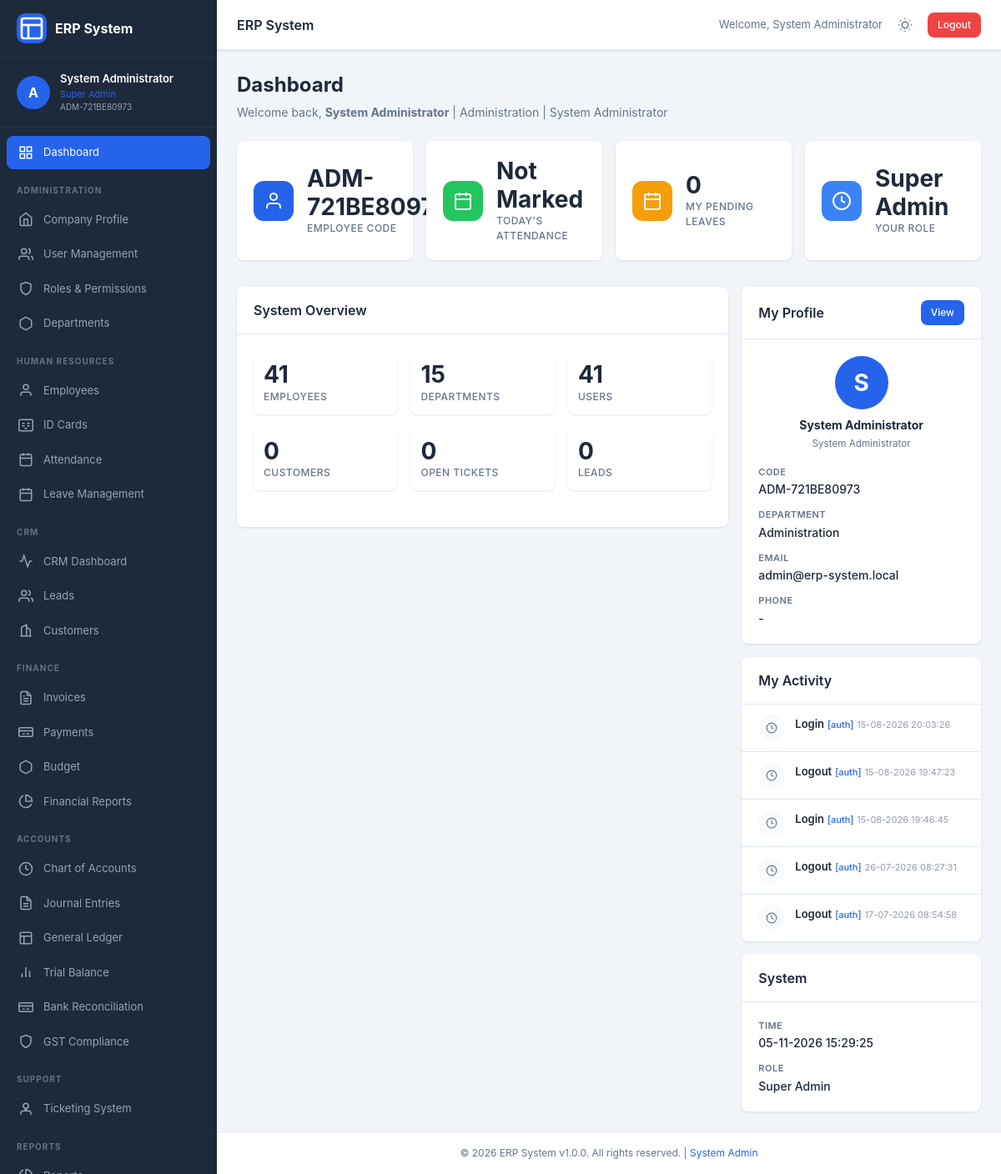
/dashboard.php (signed in), run on the app's committed database.
### tables this page shows
CREATE TABLE users (
                id INTEGER PRIMARY KEY AUTOINCREMENT,
                username TEXT UNIQUE NOT NULL,
                password_hash TEXT NOT NULL,
                employee_code TEXT UNIQUE NOT NULL,
                email TEXT,
                phone TEXT,
                role_id INTEGER,
                is_active INTEGER DEFAULT 1,
                login_attempts INTEGER DEFAULT 0,
                locked_until TEXT,
                last_login TEXT,
                created_at TEXT DEFAULT (datetime('now','localtime')),
                updated_at TEXT DEFAULT (datetime('now','localtime')),
                FOREIGN KEY (role_id) REFERENCES roles(id)
            );

CREATE TABLE employees (
                id INTEGER PRIMARY KEY AUTOINCREMENT,
                user_id INTEGER UNIQUE,
                employee_code TEXT UNIQUE NOT NULL,
                first_name TEXT NOT NULL,
                last_name TEXT NOT NULL,
                middle_name TEXT,
                date_of_birth TEXT,
                gender TEXT,
                marital_status TEXT,
                blood_group TEXT,
                nationality TEXT DEFAULT 'Indian',
                religion TEXT,
                department TEXT,
                designation TEXT,
                date_of_joining TEXT,
                employment_type TEXT,
                work_location TEXT,
                reporting_to TEXT,
                shift_timing TEXT,
                weekly_off TEXT,
                aadhar_number_encrypted TEXT,
                aadhar_photo TEXT,
                pan_number_encrypted TEXT,
                pan_photo TEXT,
                passport_photo TEXT,
                phone_number TEXT,
                alternate_phone TEXT,
                personal_email TEXT,
                official_email TEXT,
                emergency_contact_name TEXT,
                emergency_contact_phone TEXT,
                emergency_contact_relation TEXT,
                address_aadhar TEXT,
                address_permanent TEXT,
                address_current TEXT,
                city TEXT,
                state TEXT,
                pincode TEXT,
                highest_education TEXT,
                university TEXT,
                year_of_passing TEXT,
                previous_company TEXT,
                previous_designation TEXT,
                years_of_experience TEXT,
                skills TEXT,
                bank_name TEXT,
                bank_account_number_encrypted TEXT,
                ifsc_code TEXT,
                bank_branch TEXT,
                uan_number_encrypted TEXT,
                esic_number_encrypted TEXT,
                is_active INTEGER DEFAULT 1,
                created_at TEXT DEFAULT (datetime('now','localtime')),
                updated_at TEXT DEFAULT (datetime('now','localtime')),
                FOREIGN KEY (user_id) REFERENCES users(id)
            );

CREATE TABLE roles (
                id INTEGER PRIMARY KEY AUTOINCREMENT,
                role_name TEXT UNIQUE NOT NULL,
                role_description TEXT,
                permissions TEXT,
                is_system INTEGER DEFAULT 0,
                created_at TEXT DEFAULT (datetime('now','localtime')),
                updated_at TEXT DEFAULT (datetime('now','localtime'))
            );

CREATE TABLE activity_logs (
                id INTEGER PRIMARY KEY AUTOINCREMENT,
                user_id INTEGER,
                employee_code TEXT,
                action TEXT,
                module TEXT,
                description TEXT,
                ip_address TEXT,
                user_agent TEXT,
                created_at TEXT DEFAULT (datetime('now','localtime'))
            );

### dashboard.php (the view, shortened to what the rows shown need)
<?php
require_once __DIR__ . '/includes/header.php';
$db = Database::getInstance();
$auth = Auth::getInstance();
$user = $auth->getUser();
$empCode = $auth->getEmployeeCode();
$role = $auth->getRoleName();
$employee = $db->fetchOne("SELECT * FROM employees WHERE employee_code = ?", [$empCode]);
$department = $employee['department'] ?? '';
$designation = $employee['designation'] ?? '';
$empName = ($employee['first_name'] ?? '') . ' ' . ($employee['last_name'] ?? '');
?>
<div class="page-header">
    <h1 class="page-title">Dashboard</h1>
    <p class="page-subtitle">
        Welcome back, <strong><?= htmlspecialchars($empName ?: $user['username']) ?></strong>
        | <?= htmlspecialchars($department ?: 'Administration') ?>
        | <?= htmlspecialchars($designation ?: $role) ?>
    </p>
</div>
<div class="stats-grid">
    <div class="stat-card">
        <div class="stat-info">
            <span class="stat-value"><?= htmlspecialchars($empCode) ?></span>
            <span class="stat-label">Employee Code</span>
        </div>
    </div>
    <?php if ($role !== 'Employee'): ?>
    <div class="stat-card">
        <div class="stat-icon bg-info">
            <svg width="24" height="24" viewBox="0 0 24 24" fill="none" stroke="white" stroke-width="2"><circle cx="12" cy="12" r="10"/><polyline points="12 6 12 12 16 14"/></svg>
        </div>
        <div class="stat-info">
            <span class="stat-value"><?= $role ?></span>
            <span class="stat-label">Your Role</span>
        </div>
    </div>
    <?php endif; ?>
</div>
<div class="row mt-4">
    <div class="col-md-4">
        <div class="card">
            <div class="card-body">
                <div style="text-align:center;margin-bottom:16px">
                    <div style="width:64px;height:64px;border-radius:50%;background:var(--primary);color:white;display:flex;align-items:center;justify-content:center;font-size:28px;font-weight:700;margin:0 auto 8px">
                        <?= strtoupper(substr($employee['first_name']??$user['username'],0,1)) ?>
                    </div>
                    <h4 style="margin:0"><?= htmlspecialchars($empName ?: $user['username']) ?></h4>
                    <small style="color:var(--text-light)"><?= htmlspecialchars($designation ?: $role) ?></small>
                </div>
                <div class="info-grid">
                    <div class="info-item"><span class="info-label">Code</span><span class="info-value"><?= htmlspecialchars($empCode) ?></span></div>
                    <div class="info-item"><span class="info-label">Department</span><span class="info-value"><?= htmlspecialchars($department ?: 'Administration') ?></span></div>
                    <div class="info-item"><span class="info-label">Email</span><span class="info-value"><?= htmlspecialchars($employee['official_email']??$user['email']??'-') ?></span></div>
                    <div class="info-item"><span class="info-label">Phone</span><span class="info-value"><?= htmlspecialchars($employee['phone_number']??'-') ?></span></div>
                </div>
            </div>
        </div>
        <?php
        $myActivity = $db->fetchAll("SELECT * FROM activity_logs WHERE employee_code = ? ORDER BY created_at DESC LIMIT 5", [$empCode]);
        if ($myActivity):
        ?>
        <div class="card mt-3">
            <div class="card-body p-0">
                <div class="activity-list">
                    <?php foreach ($myActivity as $log): ?>
                    <div class="activity-item">
                        <div class="activity-icon">
                            <svg width="14" height="14" viewBox="0 0 24 24" fill="none" stroke="currentColor" stroke-width="2"><circle cx="12" cy="12" r="10"/><polyline points="12 6 12 12 16 14"/></svg>
                        </div>
                        <div class="activity-content">
                            <span class="activity-action"><?= htmlspecialchars($log['action']) ?></span>
                            <span class="activity-module">[<?= htmlspecialchars($log['module']) ?>]</span>
                            <span class="activity-time"><?= formatDateTime($log['created_at']) ?></span>
                        </div>
                    </div>
                    <?php endforeach; ?>
                </div>
            </div>
        </div>
        <?php endif; ?>
        <div class="card mt-3">
            <div class="card-body">
                <div class="info-grid">
                    <div class="info-item"><span class="info-label">Role</span><span class="info-value"><?= $role ?></span></div>
                </div>
            </div>
        </div>
    </div>
</div>
<?php require_once __DIR__ . '/includes/footer.php'; ?>

### includes/header.php (shortened to what the rows shown need)
<?php
require_once __DIR__ . '/../init.php';
$currentUser = getCurrentUser();
?>
<!DOCTYPE html>
<html lang="en" data-theme="">
<head>
    <link rel="stylesheet" href="/assets/css/style.css">
</head>
<body>
    <div class="app-container">
        <nav class="sidebar" id="sidebar">
            <div class="sidebar-user">
                <div class="user-avatar">
                    <?= strtoupper(substr($currentUser['username'] ?? 'U', 0, 1)) ?>
                </div>
                <div class="user-info">
                    <span class="user-name"><?= getEmployeeName() ?></span>
                    <span class="user-role"><?= $currentUser['role_name'] ?? '' ?></span>
                    <span class="user-code"><?= $currentUser['employee_code'] ?? '' ?></span>
                </div>
            </div>
        </nav>
        <main class="main-content">
            <header class="top-bar">
                <div class="top-bar-right">
                    <span class="user-greeting">Welcome, <?= getEmployeeName() ?></span>
                    <button class="theme-toggle" id="themeToggle" onclick="toggleTheme()" title="Toggle Dark Mode">
                    </button>
                    <a href="/dashboard.php?logout=1" class="btn btn-sm btn-danger" onclick="return confirm('Logout?')">Logout</a>
                </div>
            </header>
            <div class="content-wrapper">

### data on the page
users: username "A", role.role_name "Super Admin", employee_code "ADM-721BE80973"
employees: getEmployeeName() "System Administrator", first_name+last_name "System Administrator", department "Administration", designation "System Administrator", first_name "S", official_email.email "admin@erp-system.local", phone_number "-"
activity_logs: action "Login", module "auth", created_at "15-08-2026 20:03:26"
activity_logs: action "Logout", module "auth", created_at "15-08-2026 19:47:23"
activity_logs: action "Login", module "auth", created_at "15-08-2026 19:46:45"
activity_logs: action "Logout", module "auth", created_at "26-07-2026 08:27:31"
activity_logs: action "Logout", module "auth", created_at "17-07-2026 08:54:58"

### other printed values
APP_NAME "ERP System"
$todayStatus "Not Marked"
$myLeaves "0"
$totEmp "41"
$totDept "15"
$totUsers "41"
$totCust "0"
$totTickets "0"
$totLeads "0"
APP_VERSION "1.0.0"
